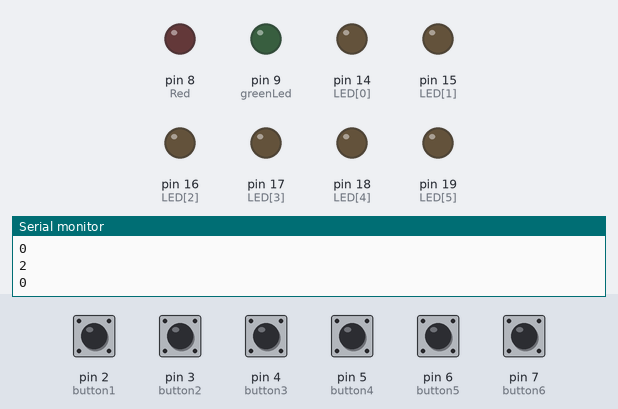
This sketch was run on a simulated Arduino Uno, built with avr-gcc and run on an emulated ATmega328P. Shown: output pins drawn as LEDs (lit = HIGH), the last lines printed to the serial monitor. The test bench sets the inputs (shaded band); at power-on: pin 2 (button1), pin 3 (button2), pin 4 (button3), pin 5 (button4), pin 6 (button5), pin 7 (button6) HIGH.

Above: at 1.2 s.
1.3 s: pin 2 (button1) pulled LOW for 0.15 s
At 2.4 s:
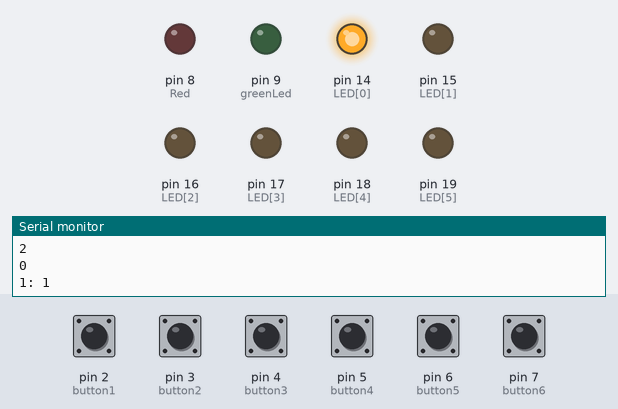
2.9 s: pin 3 (button2) pulled LOW for 0.15 s
At 3.6 s:
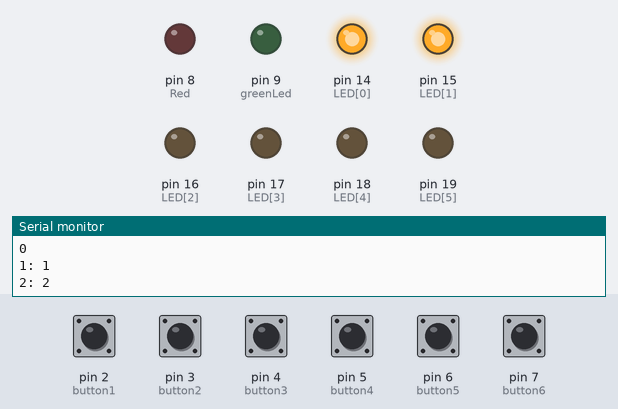
4.5 s: pin 4 (button3) pulled LOW for 1 s
At 6.1 s:
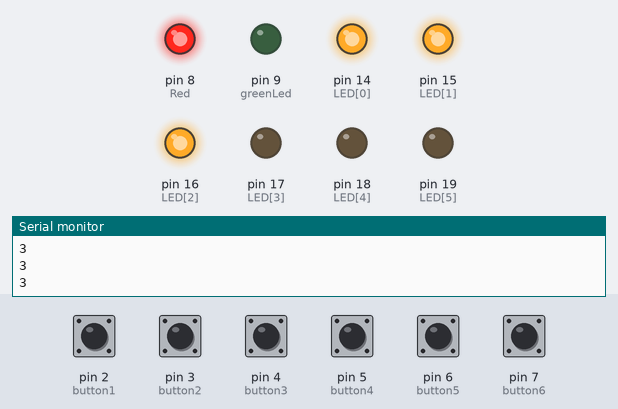
7.8 s: pin 5 (button4) pulled LOW for 0.15 s
At 8.5 s:
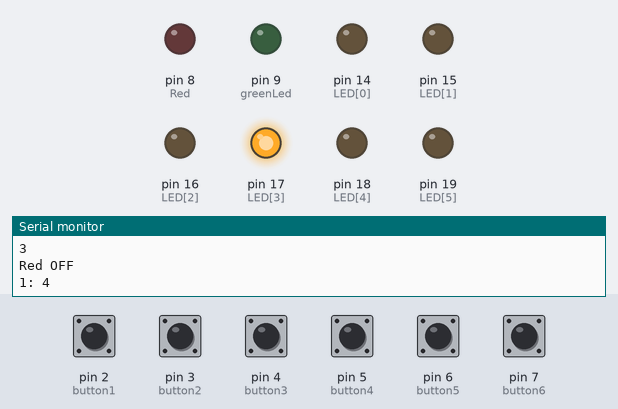
9.4 s: pin 6 (button5) pulled LOW for 0.15 s
At 9.7 s:
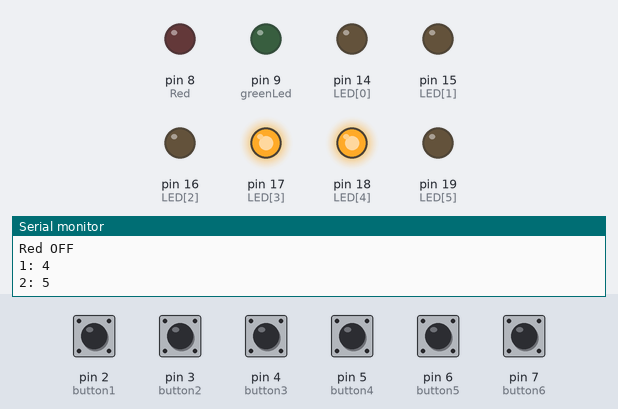
11.0 s: pin 7 (button6) pulled LOW for 0.15 s
At 12.2 s:
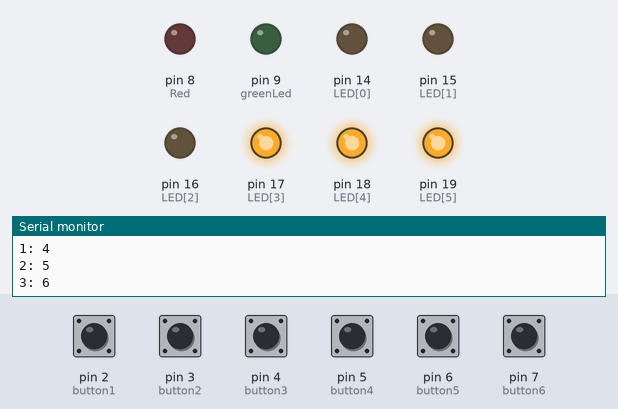
Timing chart, 0 to 13.6 s (numbered marks = the images above; inputs shaded):
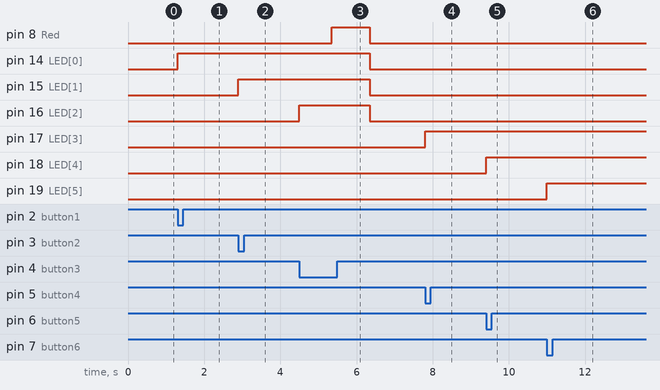

The sketch:

combination_lock1.ino
```cpp
const int button1 = 2; //first button is on pin 8
const int button2 = 3; //second is on pin 9
const int button3 = 4; //third is pin 10
const int button4 = 5; //fourth is pin 11
const int button5 = 6; //third is pin 10
const int button6 = 7; //fourth is pin 11
const int LED[] = {14,15,16,17,18,19};

const int Red = 8; //red LED is on pin 4
const int greenLed = 9; //green LED is pin 12
void checkEntered1(int button);

int code[] = {6,5,5,4,3,2}; //the desired code is entered in this array,
                        //separated by commas

int entered[7]; //create a new empty array for the code entered by
                //the user (has 4 elements)

void setup(){ //run once at sketch startup
  Serial.begin(9600); //begin Serial

  pinMode(button1, INPUT_PULLUP); //button 1 is an input
  pinMode(button2, INPUT_PULLUP); //button 2 is an input
  pinMode(button3, INPUT_PULLUP); //button 3 is an input
  pinMode(button4, INPUT_PULLUP); //button 4 is an input
  pinMode(button5, INPUT_PULLUP); //button 3 is an input
  pinMode(button6, INPUT_PULLUP); //button 4 is an input

  pinMode(Red, OUTPUT); //the red LED is an output
  pinMode(greenLed, OUTPUT); // the green LED is an output
//  setupLights(); //run the setupLights routine
//  setupLights(); //run it again
 // delay(650); //delay (only for effect, :P not needed)
  digitalWrite(Red, LOW); //turn the red LED on
  for (int i = 0; i < 6;i++){ //work through numbers 0-3
    Serial.println(code[i]); //print each digit of the code
    Serial.println(entered[i]); //print each element of the entered[]
                                //array (this was for me to check that it
                                //started at 0
    pinMode(LED[i],OUTPUT);
  }
}

void loop(){ //run repeatedly
  if (digitalRead(button1) == LOW){ //if button1 is pressed
    checkEntered1(1); //call checkEntered and pass it a 1

    delay(250);//wait, needed for correct functioning, otherwise
               //buttons are deemed to be pressed more than once

  }
  else if (digitalRead(button2) == LOW){ //if button2 is pressed
    checkEntered1(2); //call checkEntered1 and pass it a 2

    delay(250); //wait

  }
  else if (digitalRead(button3) == LOW){ //if button3 is pressed
    checkEntered1(3); //call checkEntered1 and pass it a 3

    delay(250); //wait

  }
  else if (digitalRead(button4) == LOW){ //if button4 is pressed
    checkEntered1(4); //call checkEntered1 and pass it a 4

    delay(250); //wait

  }
    else if (digitalRead(button5) == LOW){ //if button4 is pressed
    checkEntered1(5); //call checkEntered1 and pass it a 4

    delay(250); //wait

  }
    else if (digitalRead(button6) == LOW){ //if button4 is pressed
    checkEntered1(6); //call checkEntered1 and pass it a 4

    delay(250); //wait

  }


}

void checkEntered1(int button){ //check the first element of the entered[] array
  digitalWrite(LED[button-1],HIGH);
  if (entered[0] != 0){ //if it is not a zero, i.e. it has already been inputted
    checkEntered2(button); //move on to checkEntered2, passing it "button"
  }

  else if(entered[0] == 0){ //if it is zero, i.e. if it hasn't been defined with a button yet
    entered[0] = button; //set the first element as the button that has been pressed
    Serial.print("1: ");Serial.println(entered[0]); //for debugging
  }

}

void checkEntered2(int button){ //check the second element of the entered[] array
  digitalWrite(LED[button-1],HIGH);
  if (entered[1] != 0){ //if it is not a zero, i.e. it has already been inputted
    checkEntered3(button); //move on to checkEntered3, passing it "button"
  }

  else if(entered[1] == 0){ //if it is zero, i.e. if it hasn't been defined with a button yet
    entered[1] = button; //set the second element as the button that has been pressed
    Serial.print("2: ");Serial.println(entered[1]); //for debugging
  }

}

void checkEntered3(int button){  //check the third element of the entered[] array
  digitalWrite(LED[button-1],HIGH);
  if (entered[2] != 0){ //if it is not a zero, i.e. it has already been inputted
    checkEntered4(button); //move on to checkEntered4, passing it "button"
  }

  else if (entered[2] == 0){ //if it is zero, i.e. if it hasn't been defined with a button yet
    entered[2] = button; //set the third element as the button that has been pressed
    Serial.print("3: ");Serial.println(entered[2]); //for debugging
  }

}

void checkEntered4(int button){  //check the third element of the entered[] array
  digitalWrite(LED[button-1],HIGH);
  if (entered[3] != 0){ //if it is not a zero, i.e. it has already been inputted
    checkEntered5(button); //move on to checkEntered4, passing it "button"
  }

  else if (entered[3] == 0){ //if it is zero, i.e. if it hasn't been defined with a button yet
    entered[3] = button; //set the third element as the button that has been pressed
    Serial.print("4: ");Serial.println(entered[3]); //for debugging
  }

}


void checkEntered5(int button){  //check the third element of the entered[] array
  digitalWrite(LED[button-1],HIGH);
  if (entered[4] != 0){ //if it is not a zero, i.e. it has already been inputted
    checkEntered6(button); //move on to checkEntered4, passing it "button"
  }

  else if (entered[4] == 0){ //if it is zero, i.e. if it hasn't been defined with a button yet
    entered[4] = button; //set the third element as the button that has been pressed
    Serial.print("5: ");Serial.println(entered[4]); //for debugging
  }

}

void checkEntered6(int button){ //check the fourth element of the entered[] array
  digitalWrite(LED[button-1],HIGH);
  if (entered[5] == 0){ //if it is zero, i.e. if it hasn't been defined with a button yet
    entered[5] = button; //set the final element as the button that has been pressed
    Serial.print("6: ");Serial.println(entered[5]); //for debugging
    delay(100); //allow time for processing
    compareCode(); //call the compareCode function
  }
}

void compareCode(){ //checks if the code entered is correct by comparing the code[] array with the entered[] array
  for (int i = 0; i<6;i++){ //these three lines are for debugging
    Serial.println(entered[i]);
  }
  if ((entered[0]==code[0]) && (entered[1]==code[1]) && (entered[2]==code[2]) && (entered[3]==code[3]) && (entered[4]==code[4])&& (entered[5]==code[5])){ //if all the elements of each array are equal
    digitalWrite(Red, LOW); // turn the red LED off
    digitalWrite(greenLed, HIGH); //turn the green LED on
    delay(1000); //wait for a bit
    digitalWrite(greenLed, LOW); //turn the green LED off


    for (int i = 0; i < 7; i++){ //this next loop is for debugging
      entered[i] = 0;

    }

    loop(); //return to loop() (not really necessary)
  }

  else { //if you (or the intruder) get the code wrong

    digitalWrite(Red,HIGH);
    delay(1000);
    digitalWrite(Red,LOW);
    Serial.println("Red OFF");
    for (int i = 0; i < 7; i++){ //this next loop is for debugging
      entered[i] = 0;

    }

  }
  close_all();
}


void close_all(){
digitalWrite(LED[0],LOW);
digitalWrite(LED[1],LOW);
digitalWrite(LED[2],LOW);
digitalWrite(LED[3],LOW);
digitalWrite(LED[4],LOW);
digitalWrite(LED[5],LOW);
}
```

Measured:
- after the input at 1.3 s, pin 14 (LED[0]): LOW → HIGH at once
- after the input at 2.9 s, pin 15 (LED[1]): LOW → HIGH at once
- after the input at 4.5 s, pin 8 (Red): LOW → HIGH after 0.85 s, → LOW 1.0 s later; pin 14 (LED[0]), pin 15 (LED[1]): HIGH → LOW after 1.9 s; pin 16 (LED[2]): LOW → HIGH at once, → LOW 1.9 s later
- after the input at 7.8 s, pin 17 (LED[3]): LOW → HIGH at once
- after the input at 9.4 s, pin 18 (LED[4]): LOW → HIGH at once
- after the input at 11.0 s, pin 19 (LED[5]): LOW → HIGH at once
